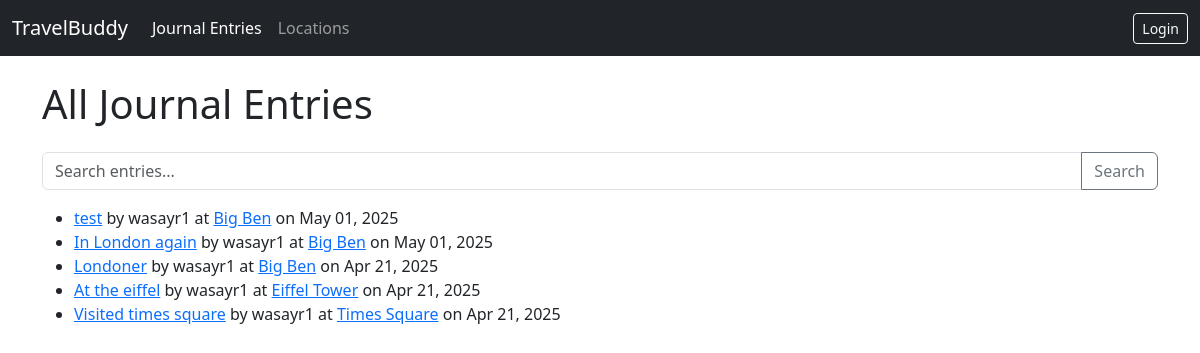
Before: /project/ with the older database file.
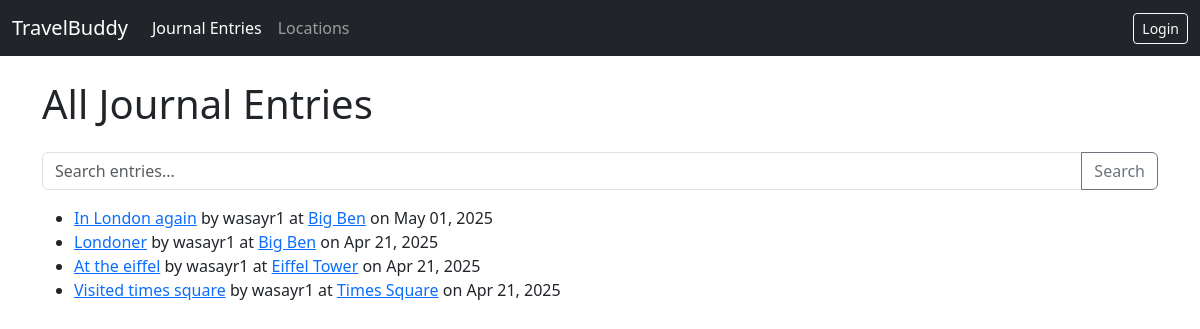
After: the same page with the newer database file.
### project/models.py (models this page shows, shortened)
class JournalEntry(models.Model):
    VISIBILITY_CHOICES = [
        ('public', 'Public'),
        ('private', 'Private'),
    ]
    title = models.CharField(max_length=200)
    content = models.TextField()
    created_date = models.DateTimeField(auto_now_add=True)
    updated_date = models.DateTimeField(auto_now=True)
    user = models.ForeignKey(User, on_delete=models.CASCADE, related_name='journal_entries')
    location = models.ForeignKey(Location, on_delete=models.PROTECT, related_name='journal_entries') # Protect locations if entries exist
    image = models.ImageField(upload_to='journal_images/', blank=True, null=True)
    visibility = models.CharField(max_length=10, choices=VISIBILITY_CHOICES, default='private')
    tags = models.ManyToManyField(Tag, blank=True, related_name='journal_entries')

class Location(models.Model):
    name = models.CharField(max_length=200)
    description = models.TextField(blank=True, null=True)
    coordinates = models.CharField(max_length=100, blank=True, null=True, help_text="Temporary: Enter dummy coords like '0,0'")
    country = models.CharField(max_length=100, blank=True, null=True)
    city = models.CharField(max_length=100, blank=True, null=True)
    address = models.CharField(max_length=255, blank=True, null=True)
    created_at = models.DateTimeField(auto_now_add=True)

### project/views.py (the view, shortened to what this page needs)
# urls.py: path('', views.JournalEntryListView.as_view(), name='entry-list'), # Homepage shows entries
class JournalEntryListView(generic.ListView):
    model = JournalEntry
    context_object_name = 'journalentry_list' # Default is 'object_list'
    template_name = 'project/journalentry_list.html' # Explicitly state template
    def get_queryset(self):
        queryset = JournalEntry.objects.order_by('-created_date') # Start with default ordering
        query = self.request.GET.get('q')
        return queryset

### project/templates/project/journalentry_list.html (shortened to what this page needs)
{% extends "project/base.html" %}
{% block header %}All Journal Entries{% endblock %}
{% block content %}
    <form method="get" action="{% url 'project:entry-list' %}" class="mb-3">
        <div class="input-group">
            <input type="text" name="q" class="form-control" placeholder="Search entries..." value="{{ request.GET.q }}">
            <button class="btn btn-outline-secondary" type="submit">Search</button>
        </div>
    </form>
    {% if journalentry_list %}
        <ul>
        {% for entry in journalentry_list %}
            <li>
                <a href="{% url 'project:entry-detail' pk=entry.pk %}">{{ entry.title }}</a>
                by {{ entry.user.username }}
                at <a href="{% url 'project:location-detail' pk=entry.location.pk %}">{{ entry.location.name }}</a>
                on {{ entry.created_date|date:"M d, Y" }}
            </li>
        {% endfor %}
        </ul>
    {% else %}
        <p>No journal entries found. <a href="{% url 'project:entry-create' %}">Add one?</a></p>
    {% endif %}
{% endblock %}

Changed rows visible on the page:
removed JournalEntry: title "test", user.username "wasayr1", location.name "Big Ben", created_date "May 01, 2025"
